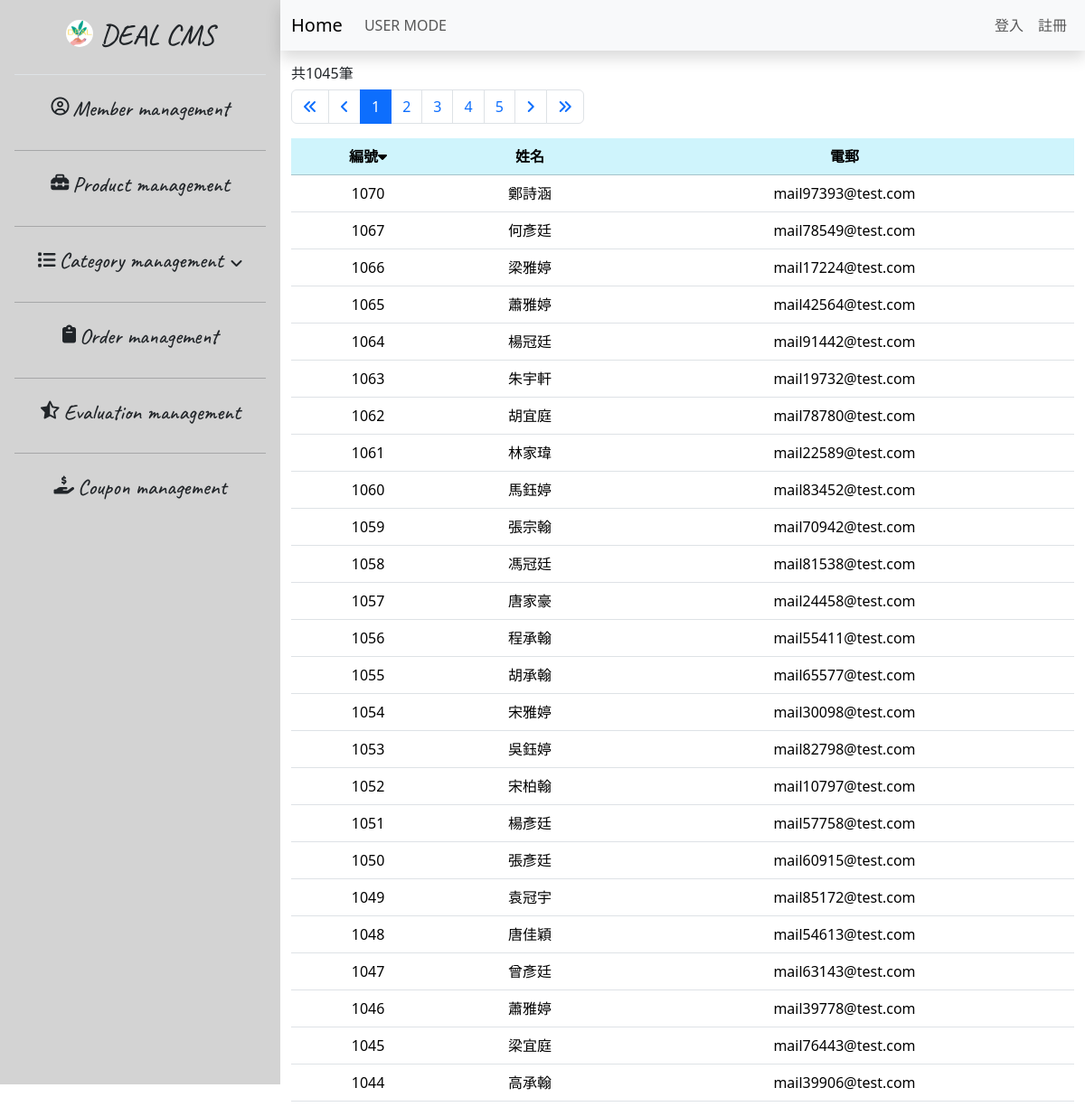
The app's page /01.member_list-no-admin.php with its own data.
### tables this page shows
CREATE TABLE `address_book` (
  `sid` int NOT NULL,
  `name` varchar(255) NOT NULL,
  `email` varchar(255) NOT NULL,
  `mobile` varchar(255) NOT NULL,
  `birthday` date DEFAULT NULL,
  `address` varchar(255) NOT NULL,
  `created_at` datetime NOT NULL
);

### 01.member_list-no-admin.php (the view, shortened to what this page needs)
<?php
require __DIR__ . '/0.parts/pdo-connect.php';
$page = isset($_GET['page']) ? intval($_GET['page']) : 1;
$perPage = 25;
$t_sql = "SELECT COUNT(1) FROM address_book";
$totalRows = $pdo->query($t_sql)->fetch(PDO::FETCH_NUM)[0];
$totalPages = ceil($totalRows / $perPage);
if ($totalRows) {
  $sql = sprintf("SELECT * FROM `address_book` ORDER BY sid DESC LIMIT %s, %s", ($page - 1) * $perPage, $perPage);
  $rows = $pdo->query($sql)->fetchAll();
}
?>
<?php include __DIR__ . '/0.parts/html-head.php' ?>
<?php include __DIR__ . '/0.parts/sidebar.php' ?>
<div class="container-fluid px-0 mx-0">
  <?php include __DIR__ . '/0.parts/navbar.php' ?>
  <div class="container-fluid table-bordered table-striped">
    <div class="row mt-3">
      <div class="col">
        <h6>共<?= $totalRows ?>筆</h6>
        <nav aria-label="Page navigation example">
          <ul class="pagination">
            <li class="page-item">
              <a class="page-link" href="?page=1">
                <i class="fa-solid fa-angles-left"></i>
              </a>
            </li>
            <li class="page-item">
              <a class="page-link" href="?page=<?= $page != 1 ? $page - 1 : 1 ?>">
                <i class="fa-solid fa-angle-left"></i>
              </a>
            </li>
            <?php $visiblePageRange = 5;
            $startPage = max(1, $page - floor($visiblePageRange / 2));
            $endPage = min($totalPages, $startPage + $visiblePageRange - 1); ?>
            <?php for ($i = $startPage; $i <= $endPage; $i++) : ?>
              <li class="page-item <?= $page == $i ? 'active' : '' ?>">
                <a class="page-link" href="?page=<?= $i ?>"><?= $i ?></a>
              </li>
            <?php endfor ?>
            <li class="page-item">
              <a class="page-link" href="?page=<?= $page != 50 ? $page + 1 : 500 ?>">
                <i class="fa-solid fa-angle-right"></i>
              </a>
            </li>
            <li class="page-item">
              <a class="page-link" href="?page=50">
                <i class="fa-solid fa-angles-right"></i>
              </a>
            </li>
          </ul>
        </nav>
      </div>
    </div>
    <div class="row">
      <div class="col">
        <table class="table sortable-table table-hover">
          <thead>
            <tr class="text-center">
              <th class="table-info">編號<i id="sortIcon" class="fa-solid fa-caret-down" onclick="sortTable()" title="變更排序"></th>
              <th class="table-info">姓名</th>
              <th class="table-info">電郵</th>
            </tr>
          </thead>
          <tbody>
            <?php foreach ($rows as $r) : ?>
              <tr class="text-center">
                <td><?= $r['sid'] ?></td>
                <td><?= $r['name'] ?></td>
                <td><?= $r['email'] ?></td>
              </tr>
            <?php endforeach ?>
          </tbody>
        </table>
      </div>
    </div>
  </div>
</div>
<?php include __DIR__ . '/0.parts/html-foot.php' ?>

### 0.parts/html-head.php (style rules this page uses)
body { height: 1200px; }

### records on screen
address_book: sid "1070", name "鄭詩涵", email "mail97393@test.com"
address_book: sid "1067", name "何彥廷", email "mail78549@test.com"
address_book: sid "1066", name "梁雅婷", email "mail17224@test.com"
address_book: sid "1065", name "蕭雅婷", email "mail42564@test.com"
address_book: sid "1064", name "楊冠廷", email "mail91442@test.com"
address_book: sid "1063", name "朱宇軒", email "mail19732@test.com"
address_book: sid "1062", name "胡宜庭", email "mail78780@test.com"
address_book: sid "1061", name "林家瑋", email "mail22589@test.com"
address_book: sid "1060", name "馬鈺婷", email "mail83452@test.com"
address_book: sid "1059", name "張宗翰", email "mail70942@test.com"
address_book: sid "1058", name "馮冠廷", email "mail81538@test.com"
address_book: sid "1057", name "唐家豪", email "mail24458@test.com"
address_book: sid "1056", name "程承翰", email "mail55411@test.com"
address_book: sid "1055", name "胡承翰", email "mail65577@test.com"
address_book: sid "1054", name "宋雅婷", email "mail30098@test.com"
address_book: sid "1053", name "吳鈺婷", email "mail82798@test.com"
address_book: sid "1052", name "宋柏翰", email "mail10797@test.com"
address_book: sid "1051", name "楊彥廷", email "mail57758@test.com"
address_book: sid "1050", name "張彥廷", email "mail60915@test.com"
address_book: sid "1049", name "袁冠宇", email "mail85172@test.com"
address_book: sid "1048", name "唐佳穎", email "mail54613@test.com"
address_book: sid "1047", name "曾彥廷", email "mail63143@test.com"
address_book: sid "1046", name "蕭雅婷", email "mail39778@test.com"
address_book: sid "1045", name "梁宜庭", email "mail76443@test.com"
address_book: sid "1044", name "高承翰", email "mail39906@test.com"

### other values on screen
$totalRows "1045"
